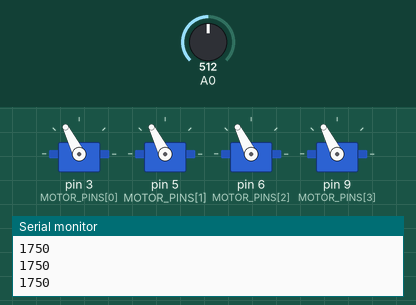
Bench run of a sketch on a simulated Arduino Uno, built with avr-gcc and run on an emulated ATmega328P. On the bench: 4 × servo, the last lines printed to the serial monitor. The inputs (shaded band) are chosen by the test bench; at power-on: A0 = 512.

Above: at 1.2 s.
1.3 s: A0 set to 716
At 1.6 s:
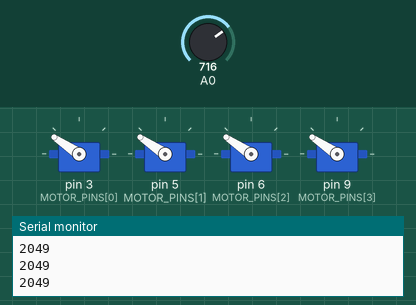
2.8 s: A0 set to 900
At 4.0 s:
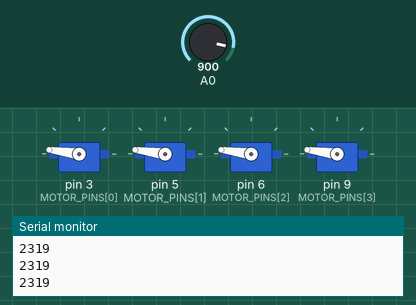
4.3 s: A0 set to 1023
At 5.1 s:
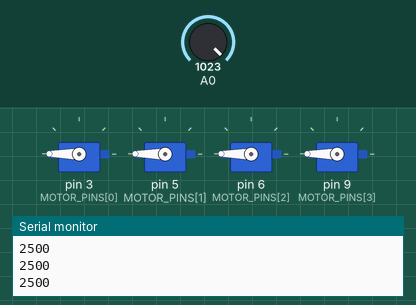
5.8 s: A0 set to 306
At 6.4 s:
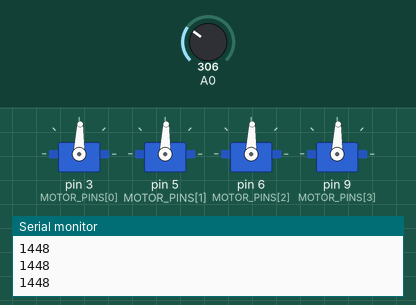
7.3 s: A0 set to 122
At 8.5 s:
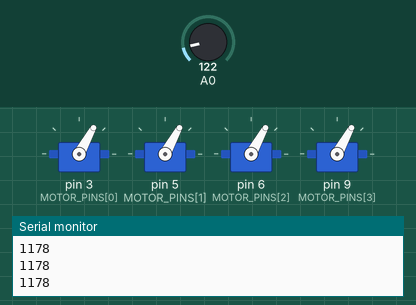
8.8 s: A0 set to 511
At 9.7 s:
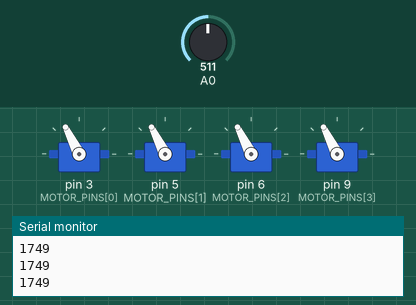
Timing chart, 0 to 11.3 s (numbered marks = the images above; inputs shaded):
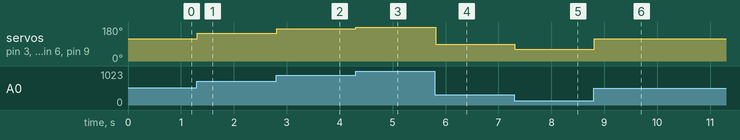

Measured:
- after the input at 1.3 s, servo on pin 3 (MOTOR_PINS[0]), servo on pin 5 (MOTOR_PINS[1]), servo on pin 6 (MOTOR_PINS[2]), servo on pin 9 (MOTOR_PINS[3]): 117° → 146° at once
- after the input at 2.8 s, servo on pin 3 (MOTOR_PINS[0]), servo on pin 5 (MOTOR_PINS[1]), servo on pin 6 (MOTOR_PINS[2]), servo on pin 9 (MOTOR_PINS[3]): 146° → 172° at once
- after the input at 4.3 s, servo on pin 3 (MOTOR_PINS[0]), servo on pin 5 (MOTOR_PINS[1]), servo on pin 6 (MOTOR_PINS[2]), servo on pin 9 (MOTOR_PINS[3]): 172° → 180° at once
- after the input at 5.8 s, servo on pin 3 (MOTOR_PINS[0]), servo on pin 5 (MOTOR_PINS[1]), servo on pin 6 (MOTOR_PINS[2]), servo on pin 9 (MOTOR_PINS[3]): 180° → 88° at once
- after the input at 7.3 s, servo on pin 3 (MOTOR_PINS[0]), servo on pin 5 (MOTOR_PINS[1]), servo on pin 6 (MOTOR_PINS[2]), servo on pin 9 (MOTOR_PINS[3]): 88° → 61° at once
- after the input at 8.8 s, servo on pin 3 (MOTOR_PINS[0]), servo on pin 5 (MOTOR_PINS[1]), servo on pin 6 (MOTOR_PINS[2]), servo on pin 9 (MOTOR_PINS[3]): 61° → 117° at once

The sketch:

executor.ino
```cpp
#include <Servo.h>

const int POWER_HIGH = 2500;
const int POWER_LOW  = 1000;
const int MOTOR_PINS[4] = {3,5,6,9};
Servo motor[4];

const int analogReadPin = 19;

int data = POWER_HIGH,temp = 0;
int val = 0;
bool calibrated = false;

void setAllSpeed(int val) {
  for(int i = 0; i < 4; i++) {
    motor[i].writeMicroseconds(val);
  }
}
void setup() {
  Serial.begin(9600);
  for(int i = 0; i < 4; i++) {
    motor[i].attach(MOTOR_PINS[i]);
  }
  setAllSpeed(data);
}

void loop() {
  val = analogRead(A0);
  val = map(val,0,1023,POWER_LOW,POWER_HIGH);
  Serial.println(val,DEC);
  setAllSpeed(val);
}
```
